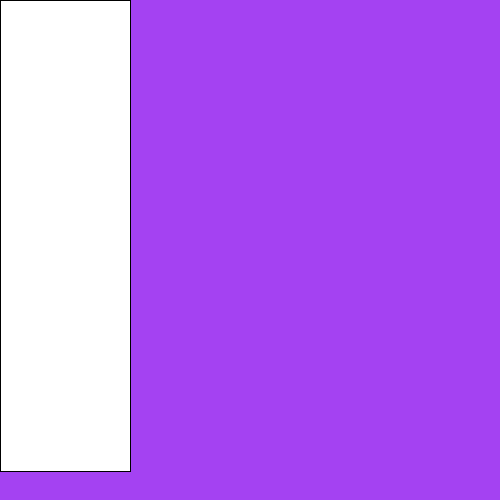
Frame 1 (no input)
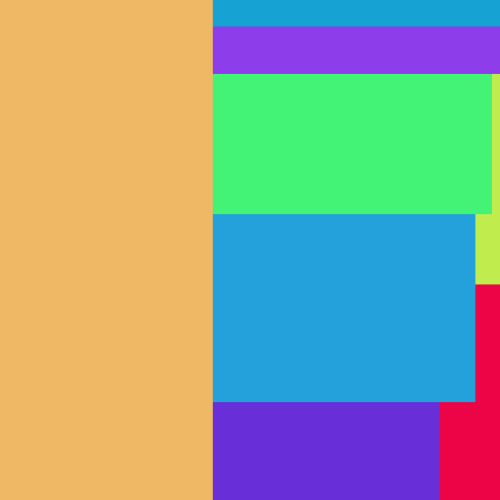
Frame 60 (the mouse pressed at the canvas centre just before this capture)
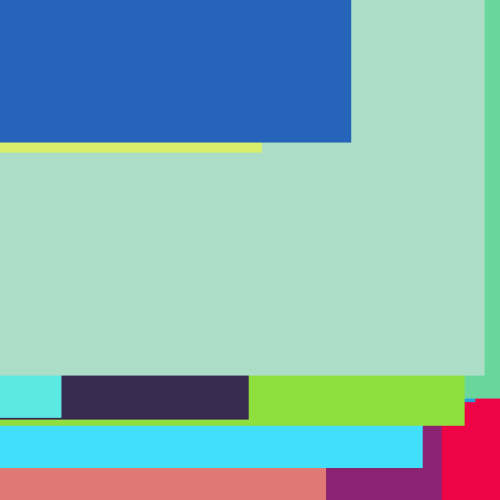
Frame 120 (the mouse held since frame 60 and released just before this capture)

The Processing sketch that drew these frames (run headless with seeded random() and noise(); from frame 60 on, the mouse is pressed at the canvas centre):

// Processing sketch: processing_100662
// ── processing_100662.pde

void setup() {
size(500, 500);
 background (random(255), random(255), random (255));
}

void draw() {
      rect (0, 0, random(550), random(550));
    fill (random(255), random (255), random(255));
    noStroke();

}
